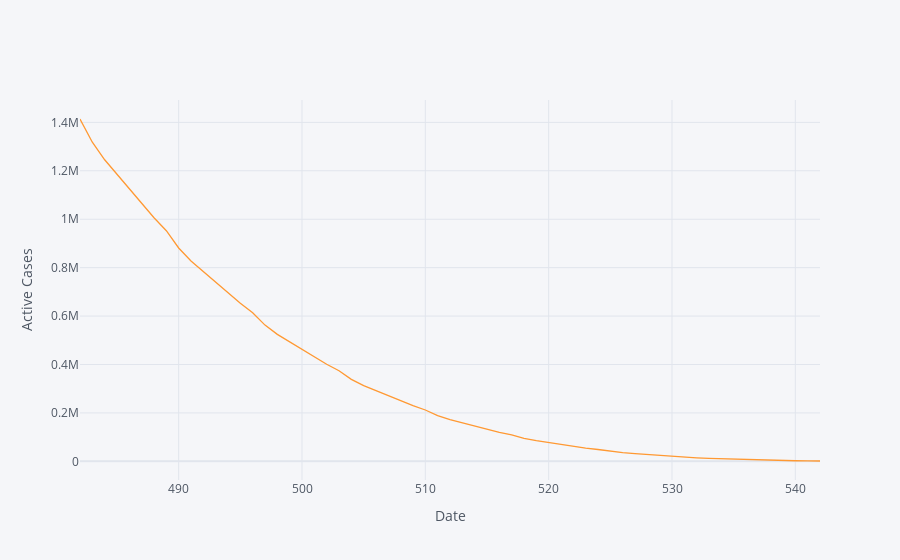

Here is the notebook cell this chart was saved with:
### Code cell
fcast1.iplot(xTitle='Date',yTitle='Active Cases')

### Figure 1 — Plotly figure (JSON) as saved in the notebook; plotly's stock layout.template omitted (floating-point values rounded to 4 significant figures)
{"data": [{"line": {"color": "rgba(255, 153, 51, 1.0)", "dash": "solid", "shape": "linear", "width": 1.3}, "mode": "lines", "name": "Holt-Winter Prediction", "text": "", "type": "scatter", "x": [482, 483, 484, 485, 486, 487, 488, 489, 490, 491, 492, 493, 494, 495, 496, 497, 498, 499, 500, 501, 502, 503, 504, 505, 506, 507, 508, 509, 510, 511, 512, 513, 514, 515, 516, 517, 518, 519, 520, 521, 522, 523, 524, 525, 526, 527, 528, 529, 530, 531, 532, 533, 534, 535, 536, 537, 538, 539, 540, 541, 542], "y": [1414000.0, 1318000.0, 1245000.0, 1186000.0, 1124000.0, 1064000.0, 1006000.0, 952600.0, 881200.0, 827700.0, 783700.0, 738600.0, 694800.0, 652500.0, 613900.0, 562600.0, 524300.0, 493100.0, 461300.0, 430400.0, 401000.0, 374100.0, 338800.0, 312700.0, 291500.0, 270000.0, 249400.0, 229800.0, 212200.0, 189100.0, 172300.0, 158700.0, 145100.0, 132200.0, 120100.0, 109200.0, 95290.0, 85230.0, 77250.0, 69350.0, 61940.0, 55090.0, 49060.0, 41460.0, 36100.0, 31930.0, 27870.0, 24150.0, 20790.0, 17910.0, 14380.0, 11980.0, 10170.0, 8467.0, 6962.0, 5656.0, 4585.0, 3347.0, 2559.0, 2002.0, 1511.0]}], "layout": {"legend": {"bgcolor": "#F5F6F9", "font": {"color": "#4D5663"}}, "paper_bgcolor": "#F5F6F9", "plot_bgcolor": "#F5F6F9", "title": {"font": {"color": "#4D5663"}}, "xaxis": {"gridcolor": "#E1E5ED", "showgrid": true, "tickfont": {"color": "#4D5663"}, "title": {"font": {"color": "#4D5663"}, "text": "Date"}, "zerolinecolor": "#E1E5ED"}, "yaxis": {"gridcolor": "#E1E5ED", "showgrid": true, "tickfont": {"color": "#4D5663"}, "title": {"font": {"color": "#4D5663"}, "text": "Active Cases"}, "zerolinecolor": "#E1E5ED"}}}
